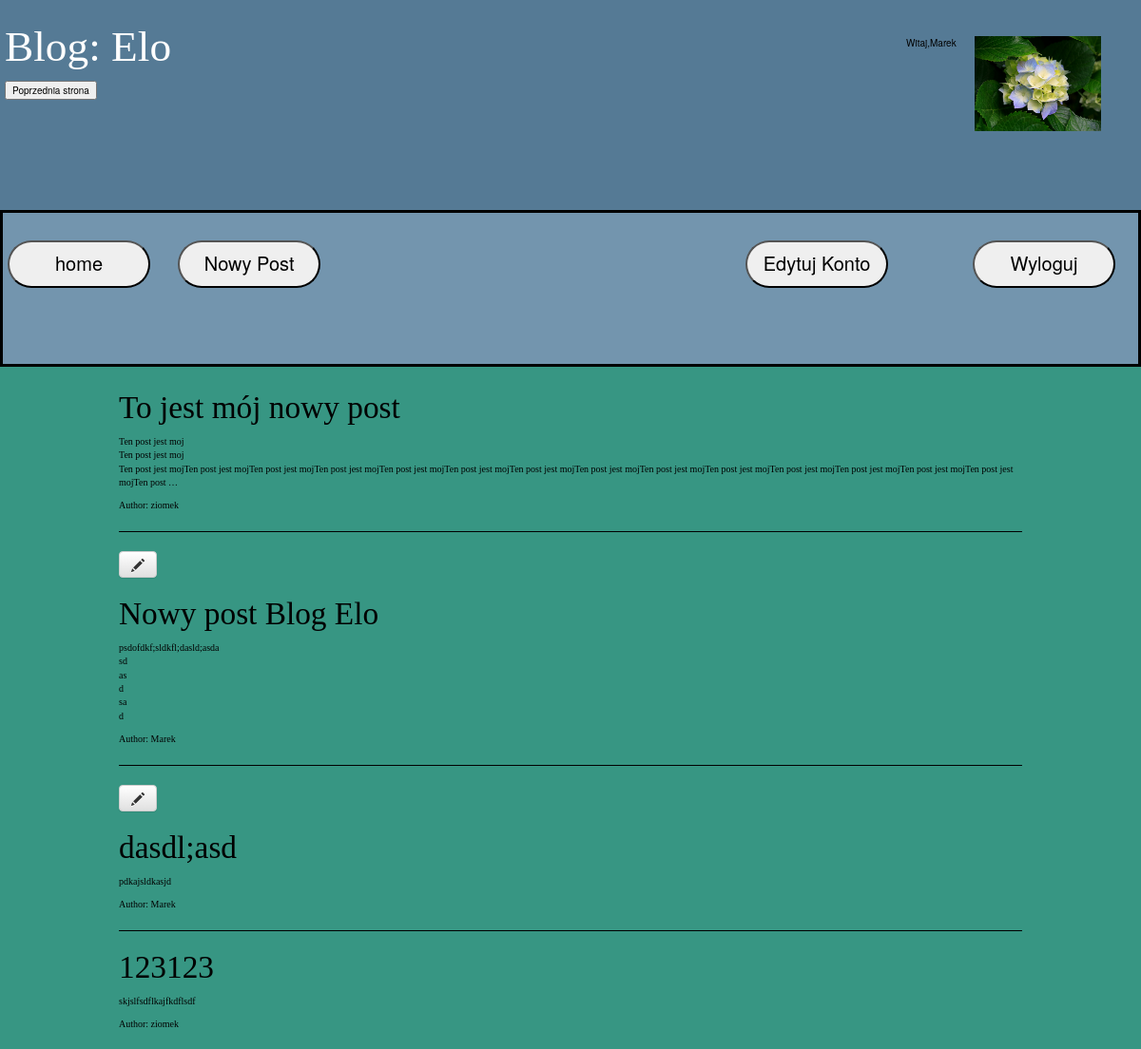
Screenshot of /posts/3 (signed in) with the database file from the repository.
### Blog/models.py (models this page shows, shortened)
class BlogClass(models.Model):
    title = models.CharField(max_length=200)
    author = models.ForeignKey(settings.AUTH_USER_MODEL, on_delete=models.CASCADE, related_name='blogi')
    created_date = models.DateTimeField(default=timezone.now,editable=False)

class Post(models.Model):
    blog = models.ForeignKey('BlogClass', on_delete=models.CASCADE)
    author = models.ForeignKey(settings.AUTH_USER_MODEL,on_delete=models.CASCADE,related_name='posty')
    title = models.CharField(max_length=200)
    text = models.TextField()
    created_date = models.DateTimeField(default=timezone.now,editable=False)
    photo = models.ImageField(upload_to='users/%Y/%m/%d',blank=True)

### account/models.py (models this page shows, shortened)
class Profile(models.Model):
    user = models.OneToOneField(settings.AUTH_USER_MODEL,on_delete=models.CASCADE,primary_key=True)
    email=models.EmailField(default="")
    date_of_birth = models.DateField(blank=True, null=True)
    photo = models.ImageField(upload_to='users/%Y/%m/%d',blank=True)
    biography=models.TextField(help_text="Napisz coś o sobie",blank=True,null=True)

### Blog/views.py (the view)
# urls.py: url(r'^posts/(?P<pk>\d+)$', my_views.post_list, name='post_list'),
def post_list(request, pk):
    pk = pk
    blog_id = get_object_or_404(BlogClass, pk=pk)
    posts = Post.objects.order_by('-created_date')
    profile = Profile.objects.all()
    return render(request, 'Blog/post_list.html', {'posts': posts, "profile": profile, 'blog_id': blog_id, "pk":pk})

### Blog/templates/blog/post_list.html (shortened to what this page needs)
{% load staticfiles %}
<html>
    <head>
        <link rel="stylesheet" href="//maxcdn.bootstrapcdn.com/bootstrap/3.2.0/css/bootstrap.min.css">
        <link rel="stylesheet" href="//maxcdn.bootstrapcdn.com/bootstrap/3.2.0/css/bootstrap-theme.min.css">
        <link rel="stylesheet" href="{% static 'css/blog.css' %}">
    </head>
    <body>
        <div class="okno_blogi">
            <h1><a href="{% url 'post_list' pk=pk %}">Blog: {{blog_id.title}}</a></h1>
            <input type=button value="Poprzednia strona" onClick="javascript:history.go(-1);">
            {% if user.is_authenticated %}
             <div class="uzytkownik">Witaj,{{request.user.username}}</div>
            {% for prof in profile %}
            {% if prof.user == request.user %}
            {% if prof.photo %}
            <div class="wyloguj"><img height="100" src="{{prof.photo.url}}"/> </div>
            {% endif %}
            {% endif %}
            {% endfor %}
            {% endif %}
        </div>
        <div class="menu">
        <div class="home" onclick="location.href='{% url 'Blogi' %}'"> <button >home</button></div>
       {% if user.is_authenticated %}
        <div class="wyloguj" onclick="location.href='{% url 'logout' %}'"> <button >Wyloguj</button></div>
        <div class="nowy_post" onclick="location.href='{% url 'post_new' pk=pk %}'"><button>Nowy Post</button></div>
        <div class="rejestracja" onclick="location.href='{% url 'edit'%}'" ><button>Edytuj Konto</button></div>
       {%else%}
        <div class="rejestracja" onclick="location.href='{% url 'register' %}'"> <button >Rejestracja</button></div>
        <div class="logowanie" onclick="location.href='{% url 'login' %}'"> <button >Logowanie</button></div>
       {% endif %}
        </div>
        <div class="Posty">
                {% for post in posts %}
                {% if post.blog == blog_id %}
                <div>
                    {% if request.user == post.author %}
                <a class="btn btn-default" href="{% url 'post_edit' pk=post.pk id_blogu=pk %}"><span class="glyphicon glyphicon-pencil"></span></a>
                 {% endif %}
                    <h1><a href="{% url 'post_detail' pk=post.pk id_blogu=pk%}">{{ post.title }}</a></h1>
                 <p>{{ post.text|linebreaksbr |truncatewords:50 }}</p>
                   <footer><p>Author: <a style="color:black;" href="{% url 'post_author' pk=post.author.pk id_blogu=pk%}">
                       {{ post.author|linebreaksbr }}</a></p>
                    </footer>
                    <hr/>
                </div>
                {% endif %}
                {% endfor %}
        </div>
    </body>
</html>

### Blog/static/css/blog.css (style rules this page uses)
body { color: black; font-size: 10px; background:#379683; }
a { color:black; }
.okno_blogi { position: absolute; bottom: 80%; right: 0%; left: 0%; top: 0%; padding: 5px; background: #557A95; }
.okno_blogi h1 { font-size:34pt; font-family: 'Algerian', cursive; }
.Posty { position: absolute; bottom: 0%; top: 35%; left: 10%; right: 10%; padding: 5px; font-family: 'TimesNewRoman'; overflow:scroll; }
.Posty h1 a { color:black; font-family: 'Lobster', cursive; font-size:25pt; }
.Posty hr { border-color:black; }
.okno_blogi h1 a, .okno_blogi h1 a:visited { color:white; }
.menu { position:absolute; bottom:65%; top:20%; right:0%; left:0%; border-style:solid; border-color:black; background: #7395AE; }
.menu button { width:150px; height:50px; font-size:20px; border-radius:25px; }
div.home { position:absolute; margin:5px; top:15%; bottom:0%; left:0%; right:80%; }
div.rejestracja { position:absolute; margin:5px; top:15%; bottom:0%; left:65%; right:20%; }
div.nowy_post { position:absolute; margin:5px; top:15%; bottom:0%; left:15%; right:65%; }
div.wyloguj { position:absolute; margin:5px; top:15%; bottom:0%; left:85%; right:0%; }
.uzytkownik { position:absolute; margin:5px; top:15%; bottom:0%; left:79%; right:20%; }

### rows the page displays
BlogClass: title "Elo"
Profile: photo (picture)
Post: title "To jest mój nowy post", text "Ten post jest moj Ten post jest moj Ten post jest mojTen post jest mojTen post jest mojTen post jest mojTen post jest mojTen post jest mojTen post jest mojTen post jest mojTen post jest mojTen post jest mojTen post jest mojTen post jest mojTen post jest mojTen post jest mojTen post …", author "ziomek"
Post: title "Nowy post Blog Elo", text "psdofdkf;sldkfl;dasld;asda sd as d sa d", author "Marek"
Post: title "dasdl;asd", text "pdkajsldkasjd", author "Marek"
Post: title "123123", text "skjslfsdflkajfkdflsdf", author "ziomek"

### other values shown
{{ request.user.username }} "Marek"
